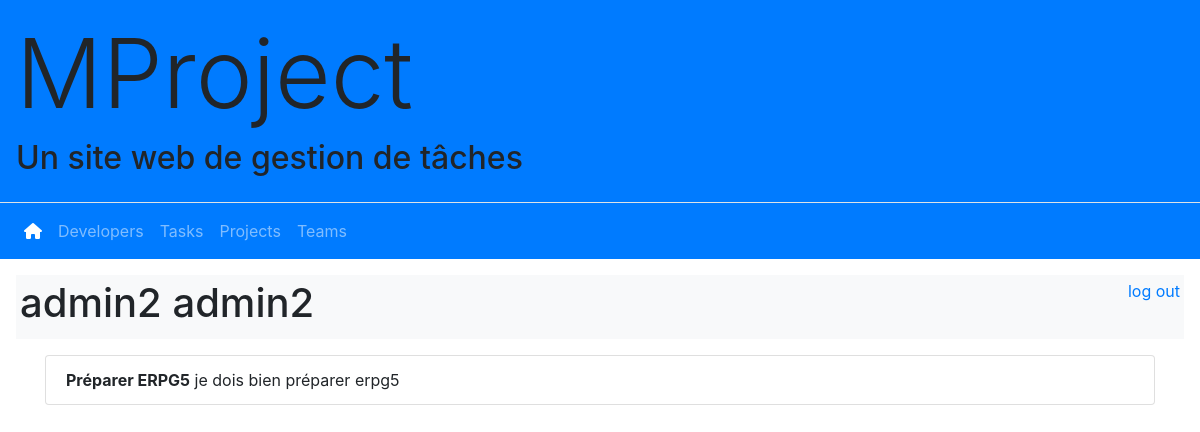
The app's page / (signed in) with its own data.
### developer/models.py (models this page shows, shortened)
class Developer(AbstractUser):
    first_name = models.CharField("first name", max_length=200)
    last_name = models.CharField(max_length=200)
    team = models.ForeignKey(Team, related_name="devteam", on_delete= models.SET_NULL, null=True, verbose_name="team")
    REQUIRED_FIELDS=['first_name', 'last_name']
    def is_free(self):
        return self.tasks.count() ==0
    is_free.boolean = True
    is_free.short_description = 'Is free'

### task/models.py (models this page shows, shortened)
class Task(models.Model):
    title = models.CharField(max_length=100, unique=True)
    description = models.TextField()
    assignee = models.ForeignKey(Developer, related_name="tasks", on_delete = models.SET_NULL, null=True, verbose_name="assignee")
    project = models.ForeignKey(Project,related_name="tasksproject", on_delete = models.CASCADE, null=True, verbose_name="project")
    class Meta:
        permissions = [
            ('task_management', 'Can create, assign and delete task'),
        ]

### home/views.py (the view)
# urls.py: path('', views.HomeView.as_view(), name='home'),
class HomeView(TemplateView):
    template_name = "home/index.html"

### home/templates/home/index.html (shortened to what this page needs)
{% extends "_base.html" %}
{% block content %}
{% if user.is_authenticated %}
<div class="p-1 m-3 bg-light">
    <p class="float-right"><a href={% url 'logout' %}>log out</a></p>
    <h1>
        {{ user.first_name }} {{ user.last_name }}
    </h1>
</div>
<div class="container-sm">
    {% if user.tasks.all|length %}
        <ul class="list-group fluid">
            {% for task in user.tasks.all %}
                <li class="list-group-item">
                    <strong>{{ task.title }}</strong>
                    {{ task.description }}
                </li>
            {% endfor %}
        </ul>
    {% else %}
        <alert class="alert alert-warning">No Tasks</alert>
    {% endif %}
</div>
{% else %}
    <h1>Coucou toi !</h1>
    <a href={% url 'login' %}>Log in</a>
{% endif %}
{% endblock content%}

### records on screen
Developer: first_name "admin2", last_name "admin2"
Task: title "Préparer ERPG5", description "je dois bien préparer erpg5"
